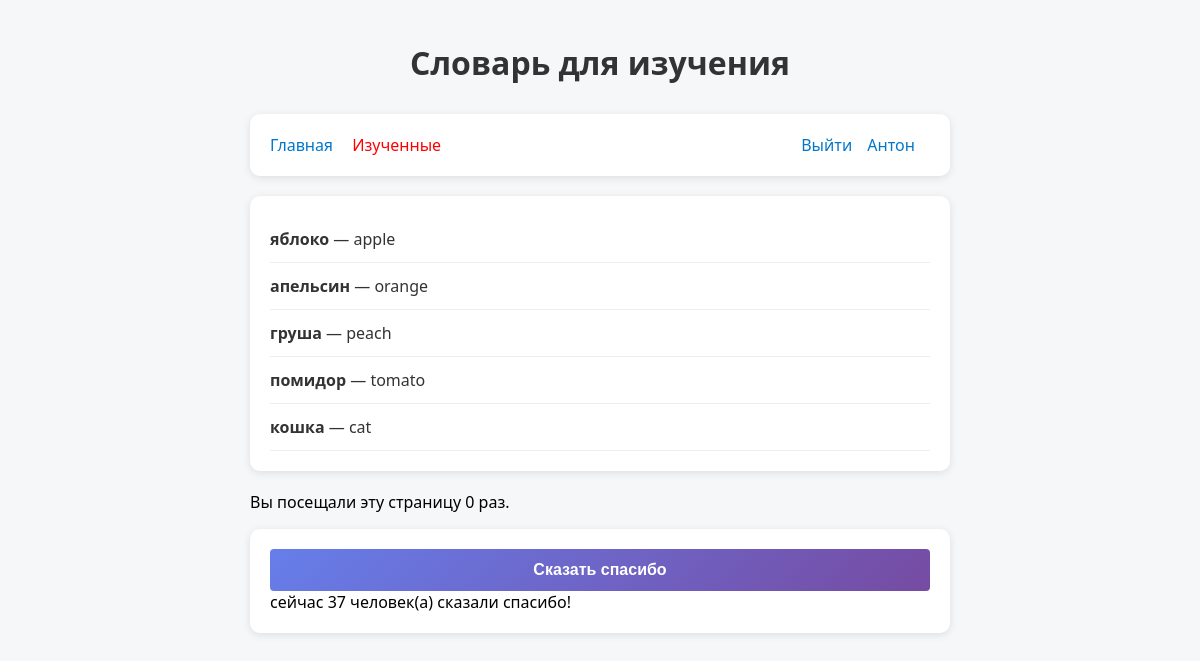
Screenshot of /?status=1 (signed in) with the database file from the repository.
### users/models.py (models this page shows, shortened)
class Profile(models.Model):
    user = models.OneToOneField(User, on_delete=models.CASCADE, related_name='profile')
    first_name = models.CharField(
        max_length=30,
        verbose_name='Имя',
        blank=True
        )
    last_name = models.CharField(
        max_length=30,
        verbose_name='Фамилия',
        blank=True
        )
    class Meta:
        verbose_name = 'Профиль пользователя'
        verbose_name_plural = 'Профили пользователей'

### core/models.py (models this page shows, shortened)
class Words(models.Model):
    slovo = models.CharField(max_length=200, verbose_name='Слово')
    perevod = models.CharField(max_length=200, verbose_name='Перевод')
    is_active = models.BooleanField(default=False, verbose_name='Изучено')
    profile = models.ForeignKey(Profile, on_delete=models.CASCADE, verbose_name='профиль пользователя')
    class Meta:
        verbose_name = 'Слово'
        verbose_name_plural = 'Слова'
        unique_together = (( 'slovo', 'perevod'), )

class LikesCounter(models.Model):
    name = models.CharField(max_length=200, verbose_name='Имя')
    slug = models.SlugField(max_length=200, verbose_name='Кодовое название')
    likes = models.IntegerField(default=0, verbose_name='Количество')
    class Meta:
        verbose_name = 'Счетчик спасибок'
        verbose_name_plural = 'Счетчики спасибок'

### core/views.py (the view)
# urls.py: path('', main, name='main'),
def main(request):
    status = request.GET.get('status')
    if status:
        words = Words.objects.all().filter(is_active=status)
    else:
        words = Words.objects.all().filter(is_active=False)
    num_visits=request.session.get('num_visits', 0)
    razn = raz(str(num_visits)[-1])
    request.session['num_visits'] = num_visits+1
    if request.method == 'POST' and request.user.is_authenticated:
        form = AddWord(request.POST)
        if form.is_valid():
            for field_name, field in form.cleaned_data.items():
                if isinstance(field, str):
                    form.cleaned_data[field_name] = field.lower()
            data = form.cleaned_data
            words = Words.objects.create(**data)
            return redirect('/')
    else:
        form = AddWord()
    if request.method == 'POST':
        formNote = AddNote(request.POST)
        if formNote.is_valid():
            data = formNote.cleaned_data
            note = Note.objects.create(**data)
            return redirect('/?status=1')
    else:
        formNote = AddNote()
    notes = Note.objects.all()
    likes_count = LikesCounter.objects.get(slug="main")
    context = {
        'words': words,
        'form': form,
        'num_visits':num_visits,
        'razn' : razn,
        'status': status,
        'likes_count': likes_count,
    }
    return render(request, 'word/main.html', context)

### core/views.py (called while the page is built)
def raz(num):
    numbers = {
    '1': 'раз',
    '2': 'раза',
    '3': 'раза',
    '4': 'раза',
    '5': 'раз',
    '6': 'раз',
    '7': 'раз',
    '8': 'раз',
    '9': 'раз',
    '0': 'раз'
    }
    for key, value in numbers.items():
        if key == num:
            return(value)

### templates/word/main.html (shortened to what this page needs)
{% extends 'base.html' %}
{% block content %}
{% if request.user.is_authenticated  %}
        <div class="card" id="wordList">
            {% for word in words %}
            <div class="word-item">
                <span>
                    <a href="/words/{{ word.id }}">
                        <strong>{{ word.slovo }}</strong> — {{ word.perevod }}
                    </a>
                </span>
            </div>
            {% endfor %}
        </div>
        <p>
  Вы посещали эту страницу {{ num_visits }} {{ razn }}.</p>
    {% else %}
    <a href="{% url 'login' %}">Войдите, чтобы добавлять слова</a>
    {% endif %}
{% endblock %}

### templates/base.html (shortened to what this page needs)
{% load static %}
<!DOCTYPE html>
<html lang="ru">
<head>
    <link rel="stylesheet" href="{% static 'css/style.css' %}">
</head>
<body>
    <div class="container">
        <h1>Словарь для изучения</h1>
        <div class="card menu">
            <a href="/">Главная</a>
            <a href="/?status=1" {% if status == '1' %}class = "active"{% endif %}>Изученные</a>
            {% if request.user.is_authenticated %}
            <a class="right">{{ request.user.profile.first_name }}</a>
            <a class="right" href="{% url 'logout' %}">Выйти</a>
            {% else %}
            <a class="right" href="{% url 'login' %}">Войти</a>
            {% endif %}
        </div>
        {% block content %}
        {% endblock %}
        <div class="card">
            <button id="thx">Сказать спасибо</button>
            сейчас <span id="likes-data"> {{ likes_count.likes }} </span> человек(а) сказали спасибо!
        </div>
    </div>
</body>
</html>

### css/style.css (style rules this page uses)
body { font-family: "Segoe UI", sans-serif; background: #f6f7f9; margin: 0; padding: 20px; display: flex; justify-content: center; }
.container { width: 700px; }
h1 { text-align: center; margin-bottom: 20px; }
.card { background: white; padding: 20px; border-radius: 10px; box-shadow: 0 2px 8px rgba(0, 0, 0, 0.1); margin-bottom: 20px; }
.menu a { margin-right: 15px; text-decoration: none; color: #0077cc; font-weight: 500; }
button { padding: 10px 15px; border: none; background: #0077cc; color: white; border-radius: 6px; cursor: pointer; }
.word-item { padding: 12px 0; border-bottom: 1px solid #eee; display: flex; justify-content: space-between; }
.word-item a { text-decoration: none; color: #333; }
.active { color: red !important; }
h1 { text-align: center; margin-bottom: 30px; color: #333; }
button { width: 100%; padding: 12px; background: linear-gradient(135deg, #667eea 0%, #764ba2 100%); color: white; border: none; border-radius: 4px; font-size: 16px; font-weight: bold; cursor: pointer; transition: transform 0.2s; }
.right { float: right; }

### rows the page displays
Words: slovo "яблоко", perevod "apple"
Words: slovo "апельсин", perevod "orange"
Words: slovo "груша", perevod "peach"
Words: slovo "помидор", perevod "tomato"
Words: slovo "кошка", perevod "cat"
LikesCounter: likes "37"

### other values shown
{{ request.user.profile.first_name }} "Антон"
{{ num_visits }} "0"
{{ razn }} "раз"
